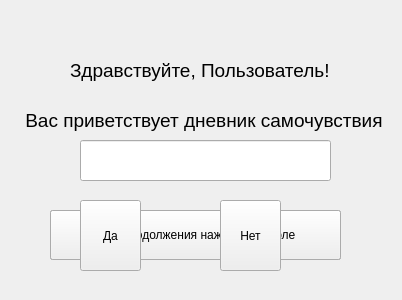
<?xml version="1.0" encoding="UTF-8"?>
<ui version="4.0">
 <class>Form</class>
 <widget class="QWidget" name="Form">
  <property name="geometry">
   <rect>
    <x>0</x>
    <y>0</y>
    <width>402</width>
    <height>300</height>
   </rect>
  </property>
  <property name="windowTitle">
   <string>Form</string>
  </property>
  <widget class="QLabel" name="label">
   <property name="geometry">
    <rect>
     <x>70</x>
     <y>50</y>
     <width>311</width>
     <height>41</height>
    </rect>
   </property>
   <property name="font">
    <font>
     <family>Yu Gothic UI</family>
     <pointsize>14</pointsize>
    </font>
   </property>
   <property name="text">
    <string>Здравствуйте, Пользователь!</string>
   </property>
  </widget>
  <widget class="QLabel" name="label_2">
   <property name="geometry">
    <rect>
     <x>20</x>
     <y>100</y>
     <width>411</width>
     <height>41</height>
    </rect>
   </property>
   <property name="font">
    <font>
     <family>Yu Gothic UI</family>
     <pointsize>14</pointsize>
    </font>
   </property>
   <property name="text">
    <string> Вас приветствует дневник самочувствия</string>
   </property>
  </widget>
  <widget class="QPushButton" name="pushButton">
   <property name="geometry">
    <rect>
     <x>50</x>
     <y>210</y>
     <width>291</width>
     <height>50</height>
    </rect>
   </property>
   <property name="text">
    <string>Для Продолжения нажмите на поле</string>
   </property>
  </widget>
  <widget class="QLineEdit" name="lineEdit">
   <property name="geometry">
    <rect>
     <x>80</x>
     <y>140</y>
     <width>251</width>
     <height>41</height>
    </rect>
   </property>
  </widget>
  <widget class="QPushButton" name="pushButton_2">
   <property name="geometry">
    <rect>
     <x>50</x>
     <y>210</y>
     <width>291</width>
     <height>50</height>
    </rect>
   </property>
   <property name="text">
    <string>Для Продолжения нажмите на поле</string>
   </property>
  </widget>
  <widget class="QPushButton" name="pushButton_3">
   <property name="geometry">
    <rect>
     <x>50</x>
     <y>210</y>
     <width>291</width>
     <height>50</height>
    </rect>
   </property>
   <property name="text">
    <string>Для Продолжения нажмите на поле</string>
   </property>
  </widget>
  <widget class="QPushButton" name="pushButton_4">
   <property name="geometry">
    <rect>
     <x>50</x>
     <y>210</y>
     <width>291</width>
     <height>50</height>
    </rect>
   </property>
   <property name="text">
    <string>Для Продолжения нажмите на поле</string>
   </property>
  </widget>
  <widget class="QPushButton" name="pushButton_5">
   <property name="geometry">
    <rect>
     <x>80</x>
     <y>200</y>
     <width>61</width>
     <height>71</height>
    </rect>
   </property>
   <property name="text">
    <string>Да</string>
   </property>
  </widget>
  <widget class="QPushButton" name="pushButton_6">
   <property name="geometry">
    <rect>
     <x>220</x>
     <y>200</y>
     <width>61</width>
     <height>71</height>
    </rect>
   </property>
   <property name="text">
    <string>Нет</string>
   </property>
  </widget>
  <zorder>pushButton</zorder>
  <zorder>label</zorder>
  <zorder>label_2</zorder>
  <zorder>lineEdit</zorder>
  <zorder>pushButton_2</zorder>
  <zorder>pushButton_3</zorder>
  <zorder>pushButton_4</zorder>
  <zorder>pushButton_5</zorder>
  <zorder>pushButton_6</zorder>
 </widget>
 <resources/>
 <connections/>
</ui>
